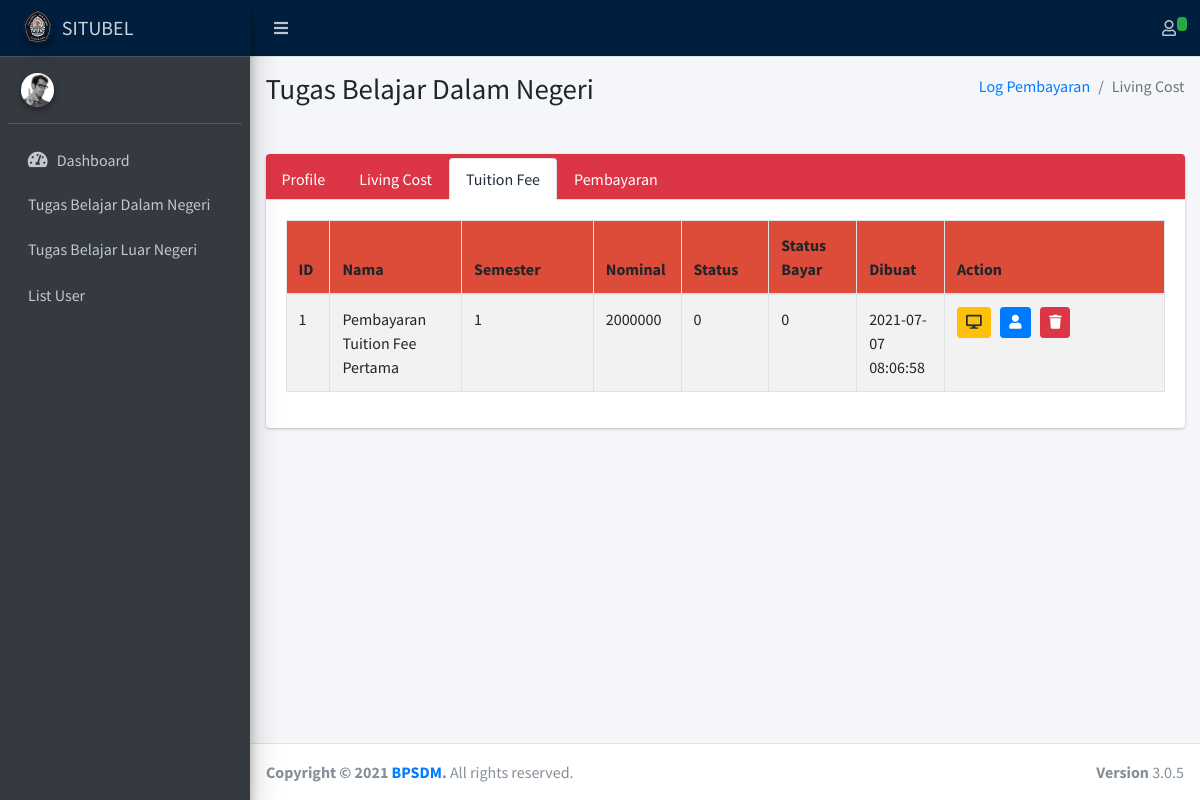
The app's page /admin/tubeldn/tuitionfee/4 with its own data.
### tables this page shows
CREATE TABLE `report` (
  `id` int(11) NOT NULL,
  `users_id` int(11) NOT NULL,
  `study_id` int(11) NOT NULL,
  `report_bayar_id` int(11) NOT NULL,
  `nama` varchar(255) NOT NULL,
  `start_date` date NOT NULL,
  `end_date` date NOT NULL,
  `semester` varchar(16) NOT NULL,
  `nominal` varchar(64) NOT NULL,
  `status` int(4) NOT NULL COMMENT '0 : waiting\r\n1 : done\r\n2 : onprocess\r\n3 : rejected',
  `keterangan` text NOT NULL,
  `komentar` text NOT NULL,
  `status_bayar` int(4) NOT NULL COMMENT '0 : unpaid\r\n1 : paid\r\n2 : onprocess',
  `created_at` datetime NOT NULL,
  `updated_at` datetime NOT NULL,
  `admin` int(11) NOT NULL,
  `approved_at` datetime NOT NULL,
  `report_type_id` int(11) NOT NULL
);

### application/controllers/adminweb/MonitoringDn.php (called while the page is built, shortened)
<?php
class MonitoringDn extends CI_Controller {
    public function __construct()
    {
        $this->load->model('UserModel');
        $this->load->model('StudyModel');
        $this->load->model('ReportModel');
        $this->load->model('ReporttypeModel');
        $this->load->model('ReportbayarModel');
    }
	public function tuitionfee()
	{
		$id = $this->uri->segment(4);
		$report_type = $this->ReporttypeModel->show_id(2);
		$reports = $this->ReportModel->show_report_tubeldn($id,$report_type->id);
        $this->load->view('main_admin.php',[
            "page" => "monitoringdn",
            "content" => [],
			"category" => 'tuitionfee',
			"users_id" => $id,
			"reports" => $reports
        ]);
	}
}

### index.php (called while the page is built, shortened)
<?php
require_once BASEPATH.'core/CodeIgniter.php';

### application/models/ReporttypeModel.php (called while the page is built, shortened)
<?php if(!defined('BASEPATH')) exit('Hacking Attempt : Keluar dari sistem..!!');
class ReporttypeModel extends CI_Model
{
	public function show_id($id)
    {
        $this->db->select('*');
		$this->db->where('id',$id);
        return $this->db->get('report_type')->result()[0];
    }
}

### application/models/ReportModel.php (called while the page is built, shortened)
<?php if(!defined('BASEPATH')) exit('Hacking Attempt : Keluar dari sistem..!!');
class ReportModel extends CI_Model
{
	public function show_report_tubeldn($id,$id_report)
    {
        $this->db->select('*');
		$this->db->where('users_id',$id);
		$this->db->where('report_type_id',$id_report);
        return $this->db->get('report')->result();
    }
}

### application/views/pages/admin/monitoringdn.php (the view, shortened to what this page needs)
<div class="content-wrapper">
	<section class="content-header">
		<div class="container-fluid">
			<div class="row mb-2">
				<div class="col-sm-6">
					<h1>Tugas Belajar Dalam Negeri</h1>
				</div>
				<div class="col-sm-6">
					<ol class="breadcrumb float-sm-right">
						<li class="breadcrumb-item"><a href="#">Log Pembayaran</a></li>
						<li class="breadcrumb-item active">Living Cost</li>
					</ol>
				</div>
			</div>
		</div>
	</section>
	<br>
	<section class="content">
		<div class="container-fluid">
			<div class="row">
				<div class="col-12">
					<div class="card card-danger card-tabs">
						<div class="card-header p-0 pt-1">
							<ul class="nav nav-tabs" id="custom-tabs-one-tab" role="tablist">
								<li class="nav-item">
									<a class="nav-link <?= $category == 'profile' ?'active':''?>"
										id="custom-tabs-one-home-tab"
										href="<?= base_url('admin/monitoringdn/').$users_id ?>" role="tab"
										aria-controls="custom-tabs-one-home" aria-selected="true">Profile</a>
								</li>
								<li class="nav-item">
									<a class="nav-link <?= $category == 'livingcost' ?'active':''?>"
										id="custom-tabs-one-home-tab"
										href="<?= base_url('admin/tubeldn/livingcost/').$users_id ?>" role="tab"
										aria-controls="custom-tabs-one-home" aria-selected="true">Living Cost</a>
								</li>
								<li class="nav-item">
									<a class="nav-link <?= $category == 'tuitionfee' ?'active':''?>"
										id="custom-tabs-one-profile-tab"
										href="<?= base_url('admin/tubeldn/tuitionfee/').$users_id ?>" role="tab"
										aria-controls="custom-tabs-one-profile" aria-selected="false">Tuition Fee</a>
								</li>
								<li class="nav-item">
									<a class="nav-link <?= $category == 'pembayaran' ?'active':''?>"
										id="custom-tabs-one-messages-tab"
										href="<?= base_url('admin/tubeldn/pembayaran/').$users_id ?>" role="tab"
										aria-controls="custom-tabs-one-messages" aria-selected="false">Pembayaran</a>
								</li>
							</ul>
						</div>
						<div class="card-body">
							<div class="tab-content" id="custom-tabs-one-tabContent">
								<div class="tab-pane fade <?= $category == 'tuitionfee' ?'show active':''?>"
									id="custom-tabs-one-profile" role="tabpanel"
									aria-labelledby="custom-tabs-one-profile-tab">
									<table class="table table-striped table-bordered table-hover dataku">
										<thead class="atas">
											<tr>
												<th width="5%">ID</th>
												<th width="15%">Nama</th>
												<th width="15%">Semester</th>
												<th width="10%">Nominal</th>
												<th width="10%">Status</th>
												<th width="10%">Status Bayar</td>
												<th width="10%">Dibuat</td>
												<th>Action</th>
											</tr>
										</thead>
										<tbody>
											<?php
											$no=1;
											if(@$reports != NULL) {
											foreach ($reports as $report) {
											?>
											<tr>
												<td><?php echo $no; ?></td>
												<td><?php echo $report->nama; ?></td>
												<td><?php echo $report->semester; ?></td>
												<td><?php echo $report->nominal; ?></td>
												<td><?php echo $report->status; ?></td>
												<td><?php echo $report->status_bayar; ?></td>
												<td><?php echo $report->created_at; ?></td>
												<td>
													<a class="btn btn-warning btn-sm"
														href="<?= base_url("admin/monitoringdn/").$report->id ?>"><i
															class="fa fa-desktop "></i></a>&nbsp&nbsp
													<button type="button" class="btn btn-sm btn-primary"
														data-toggle="modal"
														data-target="#edit-report<?php echo $report->id;?>"><i
															class="fa fa-user"></i></button>&nbsp&nbsp
													<a class="btn btn-danger btn-sm delete-link"
														href="<?= base_url('User/delete/'.$report->id);?>"><i
															class="fa fa-trash "></i></a>
												</td>
											</tr>
											<?php $no++;
											}
										} ?>
										</tbody>
									</table>
								</div>
							</div>
						</div>
					</div>
				</div>
			</div>
		</div>
</div>
</div>

### application/views/templates/admin/head.php (style rules this page uses)
.atas { background-color: #DD4B39; border-color: green; border-color: green; }

### records on screen
report: nama "Pembayaran Tuition Fee Pertama", semester "1", nominal "2000000", status "0", status_bayar "0", created_at "2021-07-07 08:06:58"
